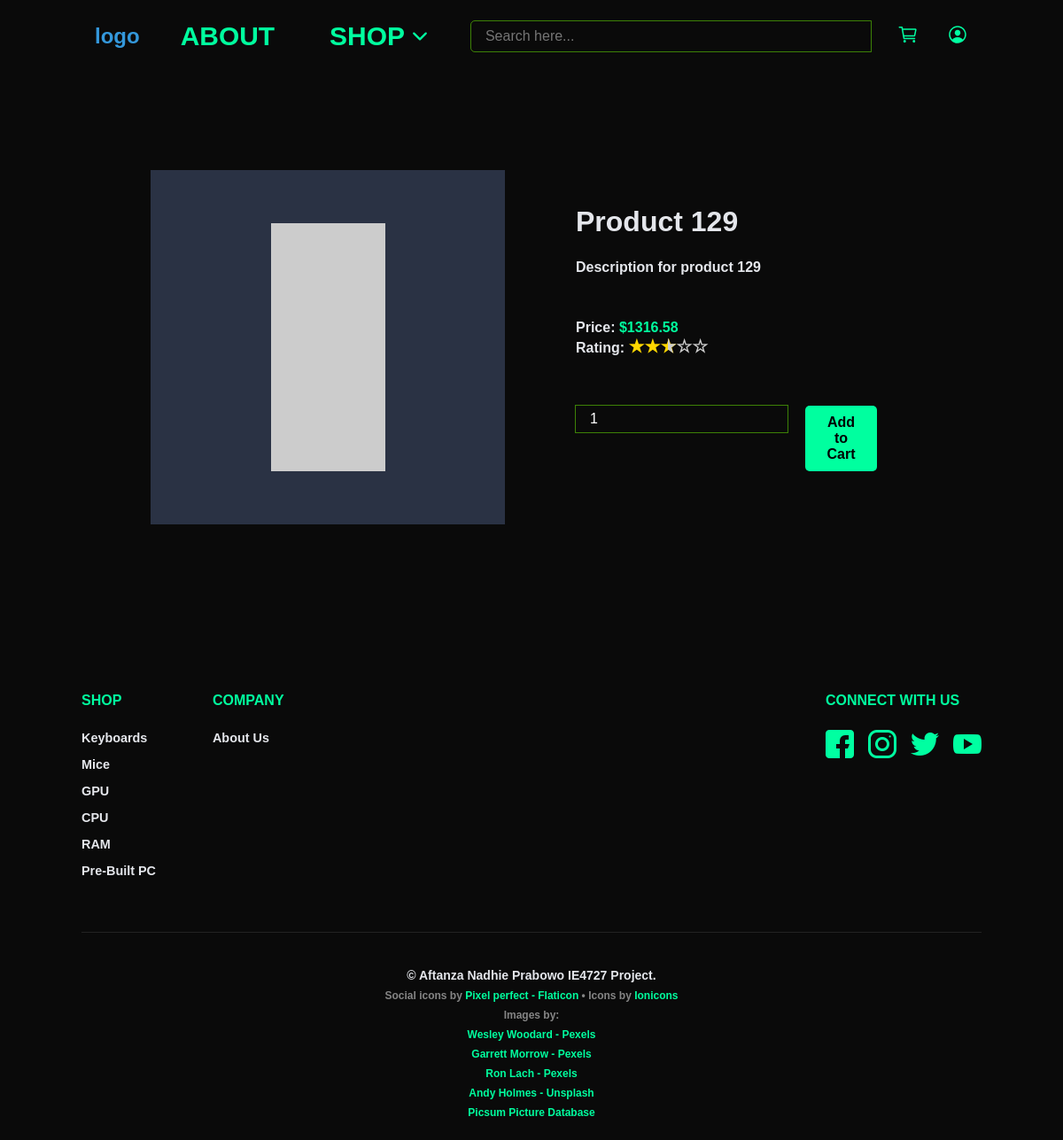
Page /shop/item/index.php?id=129 on the committed database.
### tables this page shows
CREATE TABLE `listings` (
  `id` int(11) NOT NULL,
  `name` varchar(255) NOT NULL,
  `description` varchar(255) NOT NULL,
  `price` float NOT NULL,
  `category` enum('keyboards','mice','gpu','cpu','ram','prebuilt') NOT NULL,
  `img_url` varchar(255) NOT NULL,
  `brand` enum('apple','samsung','sony','dell','asus') NOT NULL,
  `rating` float NOT NULL,
  `created_at` datetime NOT NULL DEFAULT current_timestamp(),
  `updated_at` datetime NOT NULL DEFAULT current_timestamp() ON UPDATE current_timestamp()
);

### shop/item/index.php (the view, shortened to what this page needs)
<?php require_once 'global/php/convert_to_stars.php'; ?>
<!DOCTYPE html>
<html lang="en">
<head>
    <link rel="stylesheet" href="styles.css">
    <link rel="stylesheet" href="../../global/styles.css">
    <link rel="stylesheet" href="../../global/header/styles.css">
    <link rel="stylesheet" href="../../global/footer/styles.css">
</head>
<?php
$isLoggedIn = 'false';
?>
<?php
$conn = db_connect();
$product_id = '';
$product_name = '';
$product_desc = '';
$product_price = '';
$product_rating = '';
$product_image_url = '';
if (isset($_GET['id'])) {
    $sql = 'SELECT id, name, description, price, rating, img_url FROM listings WHERE id = ' . $_GET['id'];
    $res = mysqli_query($conn, $sql);
    $res_str = mysqli_fetch_all($res, MYSQLI_ASSOC);
    if ($res_str) {
        $product_id = $res_str[0]['id'];
        $product_name = $res_str[0]['name'];
        $product_desc = $res_str[0]['description'];
        $product_price = $res_str[0]['price'];
        $product_rating = $res_str[0]['rating'];
        $product_image_url = $res_str[0]['img_url'];
    } else {
        echo 'ERROR 404 ITEM NOT FOUND';
    }
} else {
    header('Location: /shop');
}
?>
<body class="item-page">
    <?php include('../../global/header/index.php'); ?>
    <div class="item-content-container">
        <div class="item-content Content">
            <div class="item-image-container">
                <div class="item-image">
                    <img src="<?php echo $product_image_url ?>" alt="Image">
                </div>
            </div>
            <div class="item-text-container">
                <h1 class="item-text-name"><?php echo $product_name ?></h1>
                <p class="item-text-description"><?php echo $product_desc ?></p>
                <p class="item-text-price">Price: <span class="color-green">$<?php echo $product_price ?></span></p>
                <p class="item-text-rating">Rating: <?php echo convertToStars($product_rating) ?></p>
                <div class="button-input-container">
                    <input id="input-product-details-cart" class="input-product-details-cart Input" type="number" min="1" oninput="checkMinOneItem(this)" value="1">
                    <button class="Button Button--secondary" onclick="handleAddToCart(<?php echo $isLoggedIn ?>, <?php echo $product_id ?>)">Add to Cart</button>
                </div>
            </div>
        </div>
    </div>
</body>
</html>

### global/php/convert_to_stars.php
<?php
function convertToStars($rating)
{
    $fullStars = floor($rating);
    $halfStar = ($rating - $fullStars) >= 0.5 ? 1 : 0;
    $emptyStars = 5 - ($fullStars + $halfStar);
    $starRating = str_repeat('<span class="star full">★</span>', $fullStars);
    if ($halfStar) {
        $starRating .= '<span class="star half">★</span>';
    }
    $starRating .= str_repeat('<span class="star empty">☆</span>', $emptyStars);
    return $starRating;
}

### shop/item/styles.css (style rules this page uses)
.color-green { color: var(--neon-green); }
.item-page { display: flex; flex-direction: column; min-height: 100vh; }
.item-content-container { border-radius: 15px; position: relative; flex: 1; padding: 40px; margin: 40px; display: flex; }
.item-content { display: flex; }
.item-content > div { flex: 1; }
.item-image-container { display: flex; justify-content: center; align-items: center; padding: 20px; }
.item-image { background-color: var(--tertiary-color); display: flex; justify-content: center; align-items: center; height: 400px; width: 400px; }
.item-text-container { display: flex; flex-direction: column; padding: 60px; }
.item-text-container > .item-text-name { margin-bottom: 24px; }
.item-text-container > .item-text-description { margin-bottom: 50px; }
.item-text-container .button-input-container { display: flex; gap: 20px; padding: 20px 0; margin-top: auto; }
.button-input-container input { height: 30px; }

### global/styles.css (style rules this page uses)
:root { --offwhite: #f2f7f6; --darkgrey: #333333; --teal: #74c7b8; --teal-dark: #43897a; --muted-rose: #c97d84; --muted-rose-dark: #a2333a; --cool-sage: #a2b8a5; --primary-color: #2c3e50; --secondary-color: #3498db; --tertiary-color: #2a3244; --accent-color: #e74c3c; --background-color: #0a0a0a; --text-color: #e4e6eb; --subtext-color: #707786; --subtext-color-variant: #979ca5; --hover-color: #2980b9; --neon-green: #00ff9f; --neon-green-muted: #74ff037c; --neon-green-variant: #4caf50; }
h1, h2, h3, h4, h5, h6, p, span { margin: 0; }
body { color: var(--text-color); position: relative; margin: 0 60px; background-color: var(--background-color); position: relative; font-family: "Quicksand", sans-serif; font-weight: 600; font-optical-sizing: auto; font-style: normal; }
.Content { padding: 10px; margin: 0 auto; min-height: 70%; }
.Button { display: inline-block; padding: 10px 20px; font-size: 16px; font-weight: 600; text-align: center; text-decoration: none; color: var(--text-color); background-color: transparent; border: none; border-radius: 5px; transition: all 0.3s ease; cursor: pointer; box-sizing: border-box; }
.Button--secondary { background-color: var(--neon-green); color: black; }
.star { font-size: 20px; color: gold; }
.star.half { position: relative; display: inline-block; color: gold; }
.star.half::after { content: "★"; position: absolute; left: 50%; width: 50%; overflow: hidden; transform: scaleX(-1); color: #ccc; }
.star.empty { color: #ccc; }
.Input { box-sizing: border-box; padding: 0.5rem 1rem; border: none; font-size: 1rem; margin: 0; background-color: transparent; outline: solid 1px var(--neon-green-muted); color: white; }

### rows in the picture
listings: name "Product 129", description "Description for product 129", price "1316.58", rating "★ ★", rating "☆ ☆"
